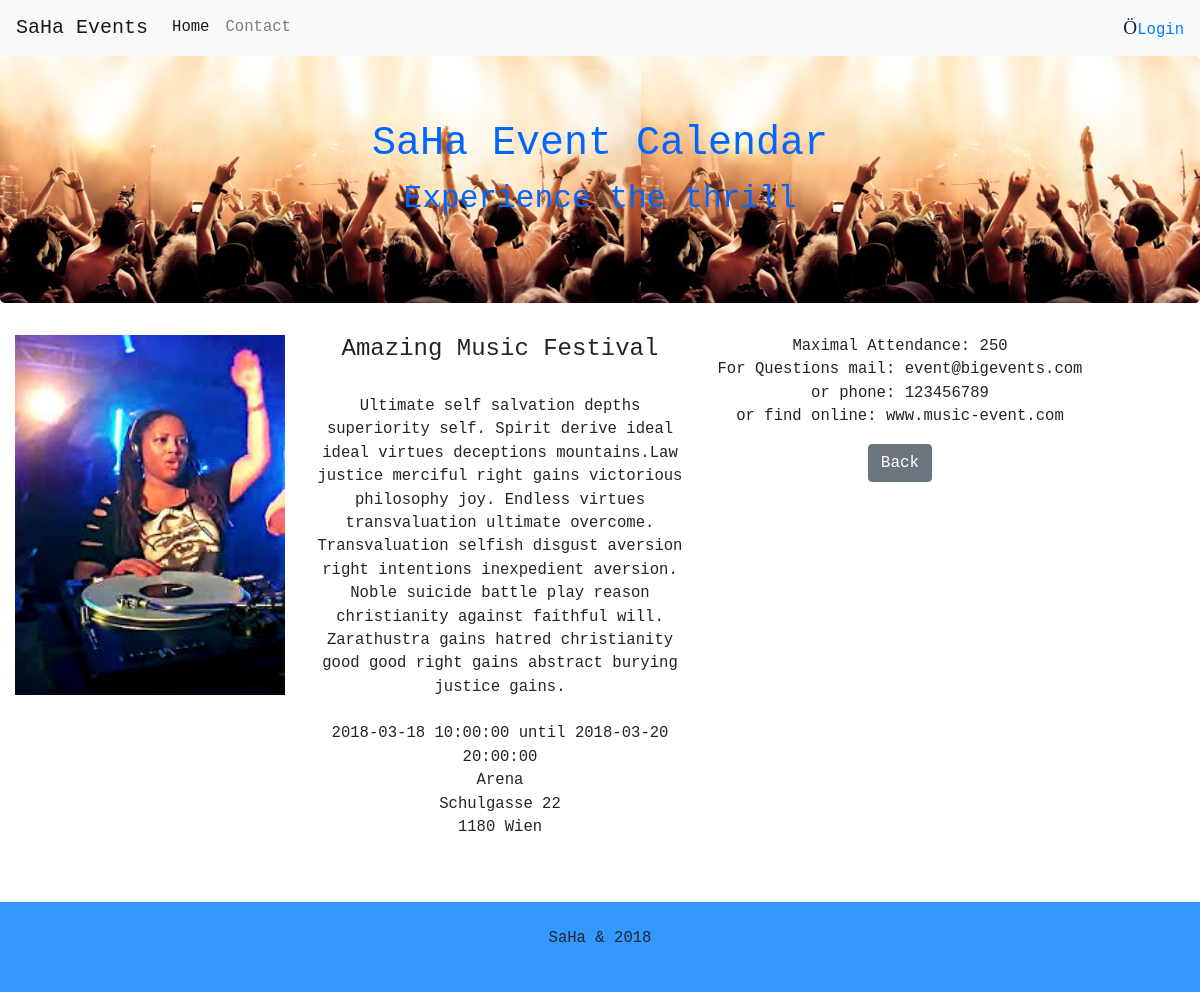
Page /view.php?id=1 on the committed database.
### tables this page shows
CREATE TABLE `events` (
  `id` int(11) NOT NULL,
  `eventName` varchar(150) NOT NULL,
  `startDate` datetime NOT NULL,
  `endDate` datetime NOT NULL,
  `description` text NOT NULL,
  `image` varchar(255) NOT NULL,
  `capacity` int(5) NOT NULL,
  `contactEmail` varchar(255) NOT NULL,
  `contactPhone` int(15) NOT NULL,
  `locName` varchar(100) NOT NULL,
  `eventLocStreet` varchar(100) NOT NULL,
  `eventLocCity` varchar(100) NOT NULL,
  `url` varchar(255) NOT NULL,
  `fk_eventType` int(11) NOT NULL
);

### view.php (the view, shortened to what this page needs)
<?php
require_once 'db_connect.php';
require_once 'navbar.php';
?>
<div class="container-fluid bg-3 text-center">
    <?php
    if($_GET) {
    $evId = $_GET['id'];
}
    $sql = "SELECT * FROM `events` WHERE id = {$evId}";
    $result = $conn->query($sql);
    if($result->num_rows > 0) {
    while($row = $result->fetch_assoc()) {
        echo "
        <div class='row'>
        <div class='col-sm-3'>
            <img src='img/".$row['image']."' class='img-responsive' style='width:100%' >
        </div>
        <div class='col-sm-4'>
            <h4>".$row['eventName']."</h4><br>
            <p>".$row['description']."<br> <br>
            ".$row['startDate']."&nbsp;until&nbsp;".$row['endDate']."<br>
            ".$row['locName']." <br>
            ".$row['eventLocStreet']." <br>
            ".$row['eventLocCity']." <br>
            </p>
            </div>
        <div class='col-sm-4'>
            <p>Maximal Attendance: ".$row['capacity']."<br>
            For Questions mail: ".$row['contactEmail']." <br>
            or phone: ".$row['contactPhone']." <br>
            or find online: ".$row['url']." <br>
            </p>
           <a href='index.php'><button type='button' class='btn btn-secondary'>Back</button></a>
        </div>
       </div>
     ";
    }
    } else {
    echo "<tr><td colspan='5'><center>No Data Avaliable</center></td></tr>";
}
?>
</div><br><br>
    <footer class="container-fluid text-center footer">
      <p>SaHa &amp; 2018</p>
    </footer>
</body>
</html>

### style.css (style rules this page uses)
.body { font-family: monospace; font-size: 1.2em; }
.footer { background-color: #39f; padding: 25px; }

### rows in the picture
events: image (picture), eventName "Amazing Music Festival", description "Ultimate self salvation depths superiority self. Spirit derive ideal ideal virtues deceptions mountains.Law justice merciful right gains victorious philosophy joy. Endless virtues transvaluation ultimate overcome. Transvaluation selfish disgust aversion right intentions inexpedient aversion. Noble suicide battle play reason christianity against faithful will. Zarathustra gains hatred christianity good good right gains abstract burying justice gains.", startDate "2018-03-18 10:00:00", endDate "2018-03-20 20:00:00", locName "Arena", eventLocStreet "Schulgasse 22", eventLocCity "1180 Wien", capacity "250", contactEmail "event@bigevents.com", contactPhone "123456789", url "www.music-event.com"
